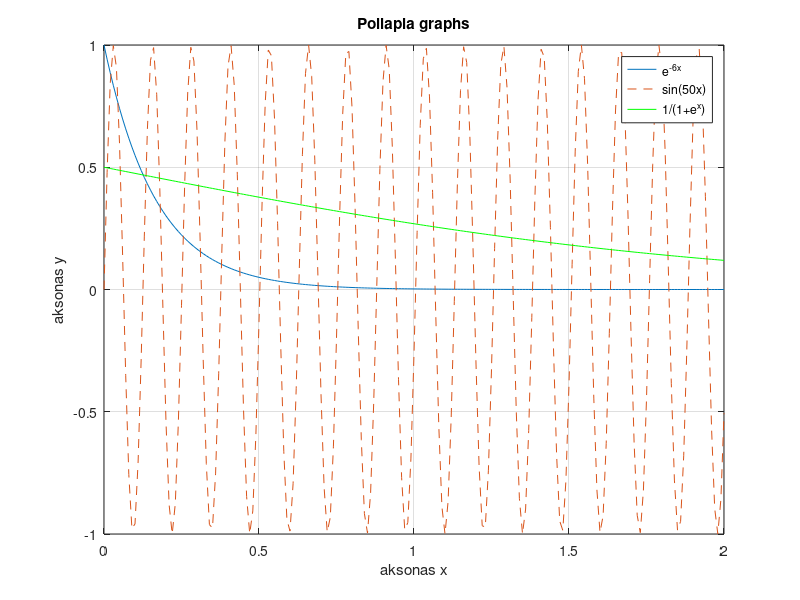

The MATLAB script that drew this image:
%Dimioyrgia pollaplwn grafimatwn se 1 me aksones kai titlo
x=0:0.01:2;
y1=e.^(-6.*x);
y2=sin(50.*x);
y3=1./(1.+e.^x);
plot(x,y1,x,y2,'--',x,y3,'g');
%to '--' kanei diakekomeno to grafima
%to '4' dinei sto sygkekrimeno grafima to xroma magenta
grid on
legend('e^{-6x}','sin(50x)','1/(1+e^x)');
%me tin legend asntistoixoume ta grafimata tou plot se parartima
xlabel('aksonas x');
ylabel('aksonas y');
title('Pollapla graphs');